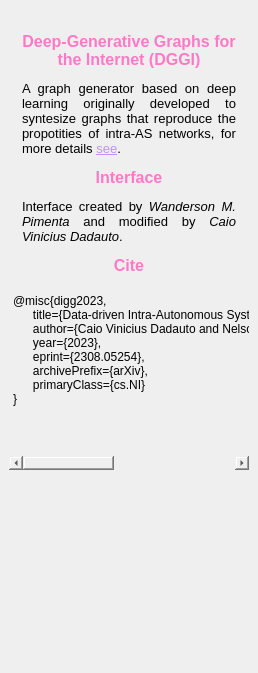
        <widget class="QFrame" name="extraLeftBox">
         <property name="minimumSize">
          <size>
           <width>0</width>
           <height>0</height>
          </size>
         </property>
         <property name="maximumSize">
          <size>
           <width>0</width>
           <height>16777215</height>
          </size>
         </property>
         <property name="frameShape">
          <enum>QFrame::NoFrame</enum>
         </property>
         <property name="frameShadow">
          <enum>QFrame::Raised</enum>
         </property>
         <layout class="QVBoxLayout" name="extraColumLayout">
          <property name="spacing">
           <number>0</number>
          </property>
          <property name="leftMargin">
           <number>0</number>
          </property>
          <property name="topMargin">
           <number>0</number>
          </property>
          <property name="rightMargin">
           <number>0</number>
          </property>
          <property name="bottomMargin">
           <number>0</number>
          </property>
          <item>
           <widget class="QFrame" name="extraTopBg">
            <property name="minimumSize">
             <size>
              <width>0</width>
              <height>10</height>
             </size>
            </property>
            <property name="maximumSize">
             <size>
              <width>16777215</width>
              <height>50</height>
             </size>
            </property>
            <property name="frameShape">
             <enum>QFrame::NoFrame</enum>
            </property>
            <property name="frameShadow">
             <enum>QFrame::Raised</enum>
            </property>
            <layout class="QVBoxLayout" name="verticalLayout_5">
             <property name="spacing">
              <number>0</number>
             </property>
             <property name="leftMargin">
              <number>0</number>
             </property>
             <property name="topMargin">
              <number>0</number>
             </property>
             <property name="rightMargin">
              <number>0</number>
             </property>
             <property name="bottomMargin">
              <number>0</number>
             </property>
            </layout>
           </widget>
          </item>
          <item>
           <widget class="QFrame" name="extraContent">
            <property name="frameShape">
             <enum>QFrame::NoFrame</enum>
            </property>
            <property name="frameShadow">
             <enum>QFrame::Raised</enum>
            </property>
            <layout class="QVBoxLayout" name="verticalLayout_11">
             <item>
              <widget class="QFrame" name="extraCenter">
               <property name="sizePolicy">
                <sizepolicy hsizetype="Preferred" vsizetype="Preferred">
                 <horstretch>0</horstretch>
                 <verstretch>0</verstretch>
                </sizepolicy>
               </property>
               <property name="minimumSize">
                <size>
                 <width>0</width>
                 <height>265</height>
                </size>
               </property>
               <property name="maximumSize">
                <size>
                 <width>16777215</width>
                 <height>265</height>
                </size>
               </property>
               <property name="frameShape">
                <enum>QFrame::NoFrame</enum>
               </property>
               <property name="frameShadow">
                <enum>QFrame::Raised</enum>
               </property>
               <layout class="QVBoxLayout" name="verticalLayout_10">
                <property name="spacing">
                 <number>0</number>
                </property>
                <property name="leftMargin">
                 <number>9</number>
                </property>
                <property name="rightMargin">
                 <number>9</number>
                </property>
                <property name="bottomMargin">
                 <number>0</number>
                </property>
                <item>
                 <widget class="QTextEdit" name="textEdit">
                  <property name="sizePolicy">
                   <sizepolicy hsizetype="Expanding" vsizetype="Expanding">
                    <horstretch>0</horstretch>
                    <verstretch>0</verstretch>
                   </sizepolicy>
                  </property>
                  <property name="minimumSize">
                   <size>
                    <width>222</width>
                    <height>265</height>
                   </size>
                  </property>
                  <property name="maximumSize">
                   <size>
                    <width>222</width>
                    <height>265</height>
                   </size>
                  </property>
                  <property name="styleSheet">
                   <string notr="true">background: transparent;</string>
                  </property>
                  <property name="frameShape">
                   <enum>QFrame::NoFrame</enum>
                  </property>
                  <property name="verticalScrollBarPolicy">
                   <enum>Qt::ScrollBarAsNeeded</enum>
                  </property>
                  <property name="sizeAdjustPolicy">
                   <enum>QAbstractScrollArea::AdjustIgnored</enum>
                  </property>
                  <property name="lineWrapMode">
                   <enum>QTextEdit::WidgetWidth</enum>
                  </property>
                  <property name="readOnly">
                   <bool>true</bool>
                  </property>
                  <property name="html">
                   <string>&lt;!DOCTYPE HTML PUBLIC &quot;-//W3C//DTD HTML 4.0//EN&quot; &quot;http://www.w3.org/TR/REC-html40/strict.dtd&quot;&gt;
&lt;html&gt;&lt;head&gt;&lt;meta name=&quot;qrichtext&quot; content=&quot;1&quot; /&gt;&lt;meta charset=&quot;utf-8&quot; /&gt;&lt;style type=&quot;text/css&quot;&gt;
p, li { white-space: pre-wrap; }
hr { height: 1px; border-width: 0; }
li.unchecked::marker { content: &quot;\2610&quot;; }
li.checked::marker { content: &quot;\2612&quot;; }
&lt;/style&gt;&lt;/head&gt;&lt;body style=&quot; font-family:'Segoe UI'; font-size:10pt; font-weight:400; font-style:normal;&quot;&gt;
&lt;p align=&quot;center&quot; style=&quot; margin-top:12px; margin-bottom:12px; margin-left:0px; margin-right:0px; -qt-block-indent:0; text-indent:0px;&quot;&gt;&lt;span style=&quot; font-size:12pt; font-weight:600; color:#ff79c6;&quot;&gt;Deep-Generative Graphs for the Internet (DGGI)&lt;/span&gt;&lt;/p&gt;
&lt;p align=&quot;justify&quot; style=&quot; margin-top:12px; margin-bottom:12px; margin-left:0px; margin-right:0px; -qt-block-indent:0; text-indent:0px;&quot;&gt;A graph generator based on deep learning originally developed to syntesize graphs that reproduce the propotities of intra-AS networks, for more details &lt;a href=&quot;https://doi.org/10.48550/arXiv.2308.05254&quot;&gt;&lt;span style=&quot; text-decoration: underline; color:#bd93f9;&quot;&gt;see&lt;/span&gt;&lt;/a&gt;.&lt;/p&gt;
&lt;p align=&quot;center&quot; style=&quot; margin-top:12px; margin-bottom:12px; margin-left:0px; margin-right:0px; -qt-block-indent:0; text-indent:0px;&quot;&gt;&lt;span style=&quot; font-size:12pt; font-weight:700; color:#ff79c6;&quot;&gt;Interface&lt;/span&gt;&lt;/p&gt;
&lt;p align=&quot;justify&quot; style=&quot; margin-top:12px; margin-bottom:12px; margin-left:0px; margin-right:0px; -qt-block-indent:0; text-indent:0px;&quot;&gt;Interface created by &lt;span style=&quot; font-style:italic;&quot;&gt;Wanderson M. Pimenta&lt;/span&gt; and modified by &lt;span style=&quot; font-style:italic;&quot;&gt;Caio Vinicius Dadauto&lt;/span&gt;.&lt;/p&gt;
&lt;p align=&quot;center&quot; style=&quot; margin-top:12px; margin-bottom:12px; margin-left:0px; margin-right:0px; -qt-block-indent:0; text-indent:0px;&quot;&gt;&lt;span style=&quot; font-size:12pt; font-weight:700; color:#ff79c6;&quot;&gt;Cite&lt;/span&gt;&lt;/p&gt;&lt;/body&gt;&lt;/html&gt;</string>
                  </property>
                 </widget>
                </item>
               </layout>
              </widget>
             </item>
             <item>
              <widget class="QFrame" name="frame_61">
               <property name="maximumSize">
                <size>
                 <width>16777215</width>
                 <height>180</height>
                </size>
               </property>
               <property name="frameShape">
                <enum>QFrame::NoFrame</enum>
               </property>
               <property name="frameShadow">
                <enum>QFrame::Raised</enum>
               </property>
               <layout class="QVBoxLayout" name="verticalLayout_12">
                <property name="spacing">
                 <number>0</number>
                </property>
                <property name="leftMargin">
                 <number>0</number>
                </property>
                <property name="topMargin">
                 <number>0</number>
                </property>
                <property name="rightMargin">
                 <number>0</number>
                </property>
                <property name="bottomMargin">
                 <number>0</number>
                </property>
                <item>
                 <widget class="QPlainTextEdit" name="plainTextEdit_2">
                  <property name="minimumSize">
                   <size>
                    <width>222</width>
                    <height>0</height>
                   </size>
                  </property>
                  <property name="maximumSize">
                   <size>
                    <width>16777215</width>
                    <height>240</height>
                   </size>
                  </property>
                  <property name="styleSheet">
                   <string notr="true">background: transparent;</string>
                  </property>
                  <property name="frameShape">
                   <enum>QFrame::NoFrame</enum>
                  </property>
                  <property name="lineWrapMode">
                   <enum>QPlainTextEdit::NoWrap</enum>
                  </property>
                  <property name="plainText">
                   <string>@misc{digg2023,
      title={Data-driven Intra-Autonomous Systems Graph Generator}, 
      author={Caio Vinicius Dadauto and Nelson Luis Saldanha da Fonseca and Ricardo da Silva Torres},
      year={2023},
      eprint={2308.05254},
      archivePrefix={arXiv},
      primaryClass={cs.NI}
}</string>
                  </property>
                 </widget>
                </item>
               </layout>
              </widget>
             </item>
             <item>
              <spacer name="verticalSpacer_3">
               <property name="orientation">
                <enum>Qt::Vertical</enum>
               </property>
               <property name="sizeHint" stdset="0">
                <size>
                 <width>20</width>
                 <height>194</height>
                </size>
               </property>
              </spacer>
             </item>
            </layout>
           </widget>
          </item>
         </layout>
        </widget>
